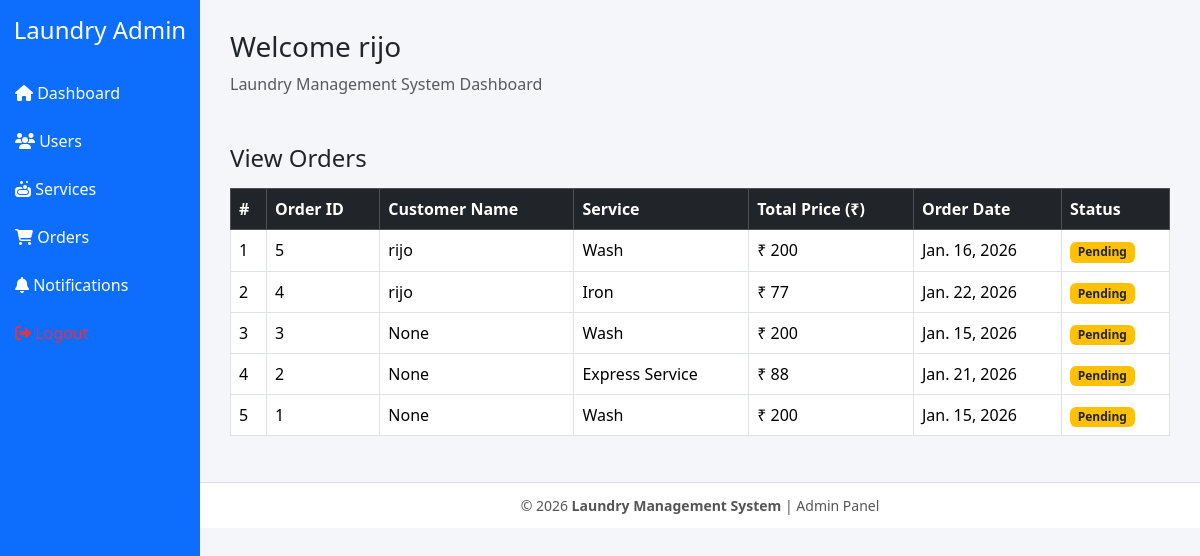
The app's page /Admin_Panel/view_order/ (signed in) with its own data.
### Admin_Panel/models.py (models this page shows)
class Order_DB(models.Model):
    user = models.ForeignKey(
        UserRegistration_db,
        on_delete=models.CASCADE,
        null=True,
        blank=True
    )
    service = models.ForeignKey(
        Serviece_DB,
        on_delete=models.CASCADE,
        null=True,
        blank=True
    )
    pickup_date = models.DateField(null=True, blank=True)
    pickup_time = models.TimeField(null=True, blank=True)
    pickup_address = models.TextField(max_length=300, null=True, blank=True)
    delivery_address = models.TextField(max_length=300, null=True, blank=True)
    customer_name=models.CharField(max_length=100,null=True,blank=True)
    status = models.CharField(max_length=20, default="Pending")

class Serviece_DB(models.Model):
    service_name=models.CharField(max_length=100,null=True,blank=True)
    service_price=models.IntegerField(null=True,blank=True)
    service_short_desc = models.TextField(max_length=100, null=True, blank=True)
    service_description=models.TextField(max_length=400,null=True,blank=True)
    service_status=models.CharField(max_length=100,null=True,blank=True)
    service_image = models.ImageField(upload_to="serviece_images", null=True, blank=True)

### Admin_Panel/views.py (the view)
# urls.py: path('view_order/', views.view_order, name='view_order'),
def view_order(request):
    data = Order_DB.objects.all().order_by('-id')
    return render(request, 'view_order.html', {'data': data})

### Admin_Panel/templates/view_order.html
{% extends 'base.html' %}
{% block content %}
<div class="container mt-4">
    <h4 class="mb-3">View Orders</h4>
    <table class="table table-bordered table-hover">
        <thead class="table-dark">
            <tr>
                <th>#</th>
                <th>Order ID</th>
                <th>Customer Name</th>
                <th>Service</th>
                <th>Total Price (₹)</th>
                <th>Order Date</th>
                <th>Status</th>
            </tr>
        </thead>
        <tbody>
        {% for i in data %}
            <tr>
                <td>{{ forloop.counter }}</td>
                <td>{{ i.id }}</td>
                <td>
                        {{ i.customer_name}}
                </td>
                <td>
                    {% if i.service %}
                        {{ i.service.service_name }}
                    {% else %}
                        ---
                    {% endif %}
                </td>
                <td>
                    {% if i.service %}
                        ₹ {{ i.service.service_price }}
                    {% else %}
                        ₹ 0
                    {% endif %}
                </td>
                <td>{{ i.pickup_date }}</td>
                <td>
                    <span class="badge bg-warning text-dark">Pending</span>
                </td>
            </tr>
        {% empty %}
            <tr>
                <td colspan="7" class="text-center">No orders found</td>
            </tr>
        {% endfor %}
        </tbody>
    </table>
</div>
{% endblock %}

### Admin_Panel/templates/base.html (style rules this page uses)
body { background-color: #f4f6f9; }

### records on screen
Order_DB: id "5", customer_name "rijo", service.service_name "Wash", service.service_price "200", pickup_date "Jan. 16, 2026"
Order_DB: id "4", customer_name "rijo", service.service_name "Iron", service.service_price "77", pickup_date "Jan. 22, 2026"
Order_DB: id "3", customer_name "None", service.service_name "Wash", service.service_price "200", pickup_date "Jan. 15, 2026"
Order_DB: id "2", customer_name "None", service.service_name "Express Service", service.service_price "88", pickup_date "Jan. 21, 2026"
Order_DB: id "1", customer_name "None", service.service_name "Wash", service.service_price "200", pickup_date "Jan. 15, 2026"

### other values on screen
{{ request.session.username }} "rijo"
